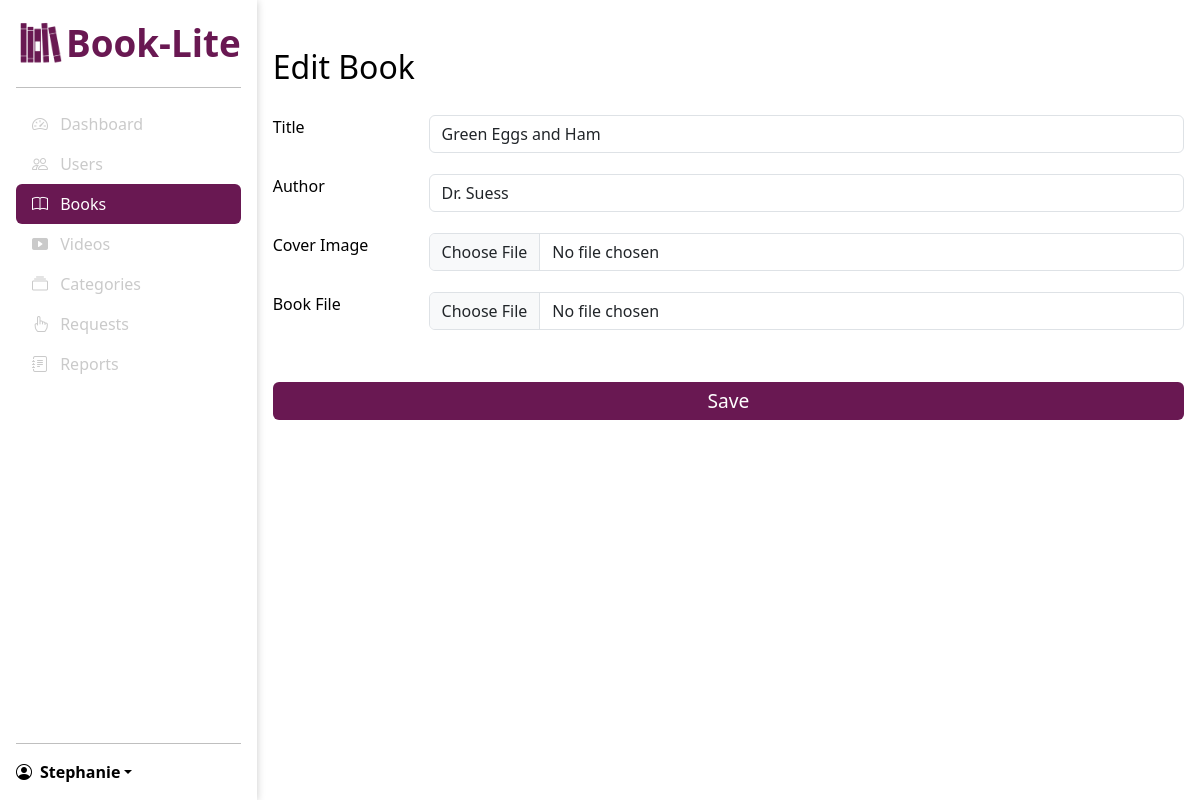
/admin/books/168380340129299/edit (signed in), run on the app's committed database.
### models/models.py (models this page shows)
class User(db.Model, UserMixin):
    id = db.Column(db.String, primary_key=True, default=lambda: 'USR' + generate_id())
    name = db.Column(db.String(100), nullable=False)
    email = db.Column(db.String(100), unique=True, nullable=False)
    password = db.Column(db.String(100), nullable=False)
    is_admin = db.Column(db.Boolean, default=False)
    rentals = db.relationship('Rental', backref='user', lazy=True)

class Book(db.Model):
    id = db.Column(db.String, primary_key=True)
    title = db.Column(db.String(100), nullable=False)
    author = db.Column(db.String(100), nullable=False)
    description = db.Column(db.Text, nullable=False)
    cover_path = db.Column(db.String(100), nullable=False)
    file_path = db.Column(db.String(100), nullable=False)
    category_id = db.Column(db.String, db.ForeignKey('category.id'), nullable=False)
    rentals = db.relationship('Rental', backref='book', lazy=True)

### routes/admin.py (the view)
@admin_bp.route("/books/<string:id>/edit", methods=["GET", "POST"])
@login_required
@isAdmin
def edit_book(id):
    book = Book.query.get(id)
    all_categories = Category.query.all()
    if request.method == "POST":
        form = request.form
        if form.get("title"):
            book.title = form["title"]
        if form.get("description"):
            book.description = form["description"]
        if form.get("author"):
            book.author = form["author"]
        if form.get("category"):
            book.category_id = form["category_id"]
        if request.files["cover"].filename != "":
            cover_filename = f"cover_{book.id}.jpg"
            cover_path = os.path.join(
                current_app.root_path, "static/images/covers", cover_filename
            )
            request.files["cover"].save(cover_path)
            book.cover_path = cover_filename
        if request.files["file"].filename != "":
            file_filename = f"book_{book.id}.pdf"
            file_path = os.path.join(
                current_app.root_path, "static/books", file_filename
            )
            request.files["file"].save(file_path)
            book.file_path = file_filename
        db.session.commit()
        flash("Book updated successfully!", "success")
        return redirect(url_for("admin.books"))
    else:
        return render_template(
            "admin/edit_book.html",
            book=book,
            b_active="active",
            all_categories=all_categories,
        )

### main.py (called while the page is built)
@login_manager.user_loader
def load_user(user_id):
    return User.query.get(user_id)

@app.context_processor
def inject_global_vars():
    return dict(user=current_user)

### routes/admin.py (called while the page is built)
def isAdmin(f):
    @wraps(f)
    def decorated_function(*args, **kwargs):
        if not current_user.is_admin:
            logout_user(current_user)
            return redirect(url_for("auth.login"))
        return f(*args, **kwargs)
    return decorated_function

### templates/admin/edit_book.html (shortened to what this page needs)
{% extends "/admin/base_admin.html" %} {%block title %}Edit Book{% endblock %}
{% block main %}
<form method="post" enctype="multipart/form-data">
  <h2>Edit Book</h2>
  <div class="form-group row">
    <label for="title" class="col-sm-2">Title</label>
    <div class="col-sm-10">
      <input
        class="form-control col-sm-10"
        type="text"
        name="title"
        id="title"
        placeholder="Book title"
        value="{{book.title}}"
      />
    </div>
  </div>
  <div class="form-group row">
    <label for="author" class="col-sm-2">Author</label>
    <div class="col-sm-10">
      <input
        class="form-control"
        type="text"
        name="author"
        id="author"
        placeholder="Book Author"
        value="{{book.author}}"
      />
    </div>
  </div>
  <div class="form-group row">
    <label for="cover-img" class="col-sm-2">Cover Image</label>
    <div class="col-sm-10">
      <input class="form-control" type="file" name="cover"   accept=".jpg, .png" alt=""/>
    </div>
  </div>
  <div class="form-group row">
    <label for="book-pdf" class="col-sm-2">Book File</label>
    <div class="col-sm-10">
      <input class="form-control" name="file" type="file" accept="application/pdf" alt="" />
    </div>
  </div>
  <button type="submit" class="btn auth-btn">Save</button>
</form>
 {% endblock %}

### templates/admin/base_admin.html (shortened to what this page needs)
{% extends "/base_dashboard.html" %} {% block sidebar %}
<ul class="nav nav-pills flex-column mb-auto">
  <li>
    <a href="{{url_for('admin.dashboard')}}" class="nav-link big {{d_active}}">
      <i class="bi bi-speedometer2 me-2"></i>
      Dashboard
    </a>
  </li>
  <li>
    <a href="{{url_for('admin.users')}}" class="nav-link big {{u_active}}">
      <i class="bi bi-people me-2"></i>
      Users
    </a>
  </li>
  <li>
    <a href="{{url_for('admin.books')}}" class="nav-link big {{b_active}}">
      <i class="bi bi-book me-2"></i>
      Books
    </a>
  </li>
  <li>
    <a href="{{url_for('admin.videos')}}" class="nav-link big {{v_active}}">
      <i class="bi bi-play-btn-fill me-2"></i>
      Videos
    </a>
  </li>
  <li>
    <a href="{{url_for('admin.categories')}}" class="nav-link big {{c_active}}">
      <i class="bi bi-collection me-2"></i>
      Categories
    </a>
  </li>
  <li>
    <a href="{{url_for('admin.requests')}}" class="nav-link big {{req_active}}">
      <i class="bi bi-hand-index me-2"></i>
      Requests
    </a>
  </li>
  <li>
    <a href="{{url_for('admin.reports')}}" class="nav-link big {{rep_active}}">
      <i class="bi bi-journal-text me-2"></i>
      Reports
    </a>
  </li>
</ul>
<hr />
<div class="dropdown">
  <a
    href="#"
    class="d-flex align-items-center text-decoration-none dropdown-toggle user"
    data-bs-toggle="dropdown"
    aria-expanded="false"
  >
    <i class="bi bi-person-circle me-2"></i>
    <strong>{{ user.name }} </strong>
  </a>
</div>
{% endblock %}

### static/css/admin.css (style rules this page uses)
* { margin: 0; padding: 0; scroll-behavior: smooth; color: black; }
*, *::before, *::after { box-sizing: border-box; }
body { width: 100vw; height: 100vh; overflow: hidden; }
:root { --secondary-color: #691852; --light-primary-color: #fff; --dark-primary-color: #000; --grey-color: #cacaca; }
.auth-btn { margin-top: 2rem; padding: 0.2rem 0; font-size: 1.2rem; background: var(--secondary-color); color: var(--light-primary-color); }
.container-2 > form { margin-top: 2rem; display: flex; flex-direction: column; gap: 1.3rem; }
.form-control { appearance: auto; -webkit-appearance: auto; }
.nav-pills .nav-link.active, .nav-pills .nav-link.active i { background: var(--secondary-color); color: #fff; }
.nav-pills .nav-link, .nav-pills .nav-link i { color: var(--grey-color); }
.dropdown-toggle::after { color: #000; }
:root { --primary-purple: #dfdcfaff; --primary-blue: rgb(198, 229, 244); --secondary-blue: rgb(146, 213, 247); --primary-pink: rgb(250, 239, 229); --primary-green: rgb(221, 243, 212); --background-green: #bae6a7ff; --secondary-purple: #7d71feff; --secondary-green: #4db223ff; --secondary-orange: #ed7724ff; --primary-orange: rgba(255, 192, 147, 0.735); --white: #fff; --black: #000; --gray: rgba(20, 20, 20, 0.607); --transparent-color: rgba(0, 0, 0, 0.06); --border-color: rgba(0, 0, 0, 0.1); }

### static/css/user.css (style rules this page uses)
* { margin: 0; padding: 0; scroll-behavior: smooth; color: black; }
*, *::before, *::after { box-sizing: border-box; }
body { width: 100vw; height: 100vh; overflow: hidden; }
:root { --secondary-color: #691852; --light-primary-color: #fff; --dark-primary-color: #000; --grey-color: #cacaca; }

### data on the page
User: name "Stephanie"
Book: title "Green Eggs and Ham", author "Dr. Suess"
